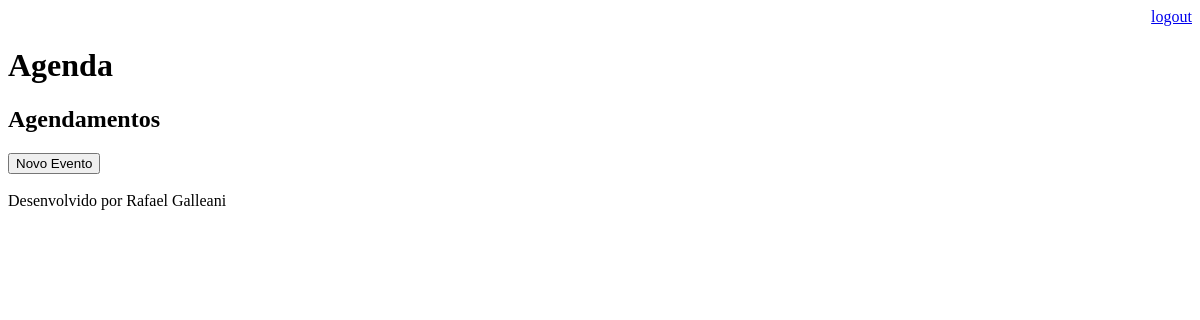
Page /agenda/ (signed in) on the earlier database version.
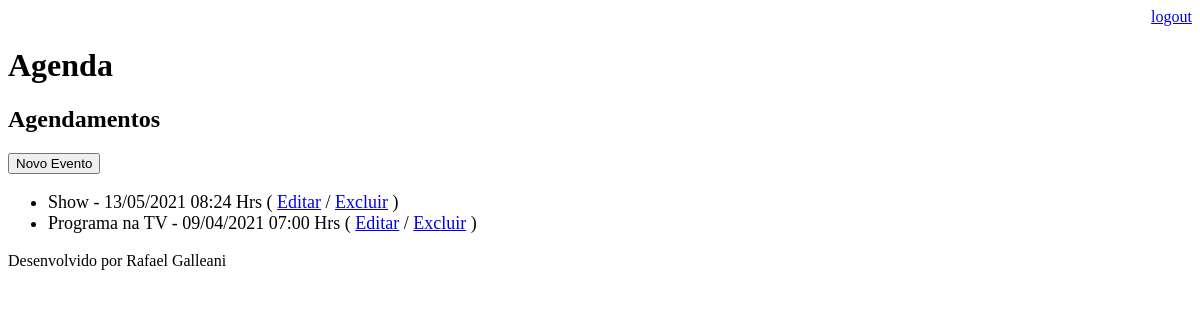
Same page on the later database version.
### core/models.py (models this page shows, shortened)
class Evento(models.Model):
    titulo = models.CharField(max_length=100)
    descricao = models.TextField(blank=True, null=True)
    data_evento = models.DateTimeField(verbose_name='Data do Evento')
    data_criacao = models.DateTimeField(auto_now=True)
    usuario = models.ForeignKey(User, on_delete=models.CASCADE)
    class Meta:
        db_table = 'evento'
    def get_data_evento(self):
        return self.data_evento.strftime('%d/%m/%Y %H:%M Hrs')
    def get_evento_atrasado(self):
        if self.data_evento < datetime.now():
            return True
        else:
            return False

### core/views.py (the view)
# urls.py: path('agenda/', views.lista_eventos),
@login_required(login_url='/login/')
def lista_eventos(request):
    user = request.user
    data_atual = datetime.now() - timedelta(hours=1)
    evento = Evento.objects.filter(usuario=user,
                                   data_evento__gt=data_atual)
    dados = {'eventos': evento}
    return render(request, 'agenda.html', dados)

### templates/agenda.html (shortened to what this page needs)
{% extends "model-page.html" %}
{% block content %}
    <h2>Agendamentos</h2>
    <a href="evento/">
        <button type="button">Novo Evento</button>
    </a>
    <ul style="font-size: 18px">
    {% for evento in eventos %}
        <li>
            <div style=>
                {{evento.titulo}} - {{evento.get_data_evento}}
                ( <a href="evento/?id={{ evento.id }}">Editar</a>
                / <a href="evento/delete/{{ evento.id }}/">Excluir</a> )
            </div>
        </li>
    {% endfor %}
    </ul>
{% endblock %}

### templates/model-page.html
<!DOCTYPE html>
<html lang="en">
<head>
    {% include "model-header.html" %}
</head>
<body>
    {% block content %} {% endblock %}
    {% include "model-footer.html" %}
</body>
</html>

### templates/model-header.html (shortened to what this page needs)
    <div align="right">
        <a href="/logout">logout</a>
    </div>
    <h1>Agenda</h1>

### templates/model-footer.html
<p>Desenvolvido por Rafael Galleani</p>

Differences in the rows shown:
added Evento: titulo "Show", get_data_evento "13/05/2021 08:24 Hrs"
added Evento: titulo "Programa na TV", get_data_evento "09/04/2021 07:00 Hrs"
